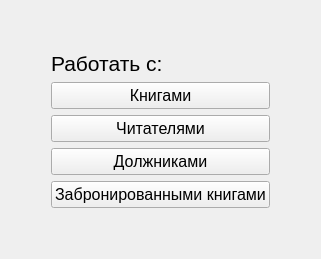
      <widget class="QWidget" name="start_librarian_page">
       <layout class="QHBoxLayout" name="horizontalLayout_25">
        <item>
         <spacer name="horizontalSpacer_43">
          <property name="orientation">
           <enum>Qt::Horizontal</enum>
          </property>
          <property name="sizeHint" stdset="0">
           <size>
            <width>40</width>
            <height>20</height>
           </size>
          </property>
         </spacer>
        </item>
        <item>
         <layout class="QVBoxLayout" name="verticalLayout_6">
          <item>
           <spacer name="verticalSpacer_7">
            <property name="orientation">
             <enum>Qt::Vertical</enum>
            </property>
            <property name="sizeHint" stdset="0">
             <size>
              <width>20</width>
              <height>40</height>
             </size>
            </property>
           </spacer>
          </item>
          <item>
           <widget class="QLabel" name="label_15">
            <property name="font">
             <font>
              <pointsize>16</pointsize>
             </font>
            </property>
            <property name="text">
             <string>Работать с:</string>
            </property>
           </widget>
          </item>
          <item>
           <widget class="QPushButton" name="work_with_books_for_librarian_btn">
            <property name="font">
             <font>
              <pointsize>12</pointsize>
             </font>
            </property>
            <property name="text">
             <string>Книгами</string>
            </property>
           </widget>
          </item>
          <item>
           <widget class="QPushButton" name="works_with_readers_for_librarian_btn">
            <property name="font">
             <font>
              <pointsize>12</pointsize>
             </font>
            </property>
            <property name="text">
             <string>Читателями</string>
            </property>
           </widget>
          </item>
          <item>
           <widget class="QPushButton" name="work_with_debtors_for_librarian_btn">
            <property name="font">
             <font>
              <pointsize>12</pointsize>
             </font>
            </property>
            <property name="text">
             <string>Должниками</string>
            </property>
           </widget>
          </item>
          <item>
           <widget class="QPushButton" name="work_with_booked_book_for_librarian_btn">
            <property name="font">
             <font>
              <pointsize>12</pointsize>
             </font>
            </property>
            <property name="text">
             <string>Забронированными книгами</string>
            </property>
           </widget>
          </item>
          <item>
           <spacer name="verticalSpacer_8">
            <property name="orientation">
             <enum>Qt::Vertical</enum>
            </property>
            <property name="sizeHint" stdset="0">
             <size>
              <width>20</width>
              <height>40</height>
             </size>
            </property>
           </spacer>
          </item>
         </layout>
        </item>
        <item>
         <spacer name="horizontalSpacer_44">
          <property name="orientation">
           <enum>Qt::Horizontal</enum>
          </property>
          <property name="sizeHint" stdset="0">
           <size>
            <width>40</width>
            <height>20</height>
           </size>
          </property>
         </spacer>
        </item>
       </layout>
      </widget>
